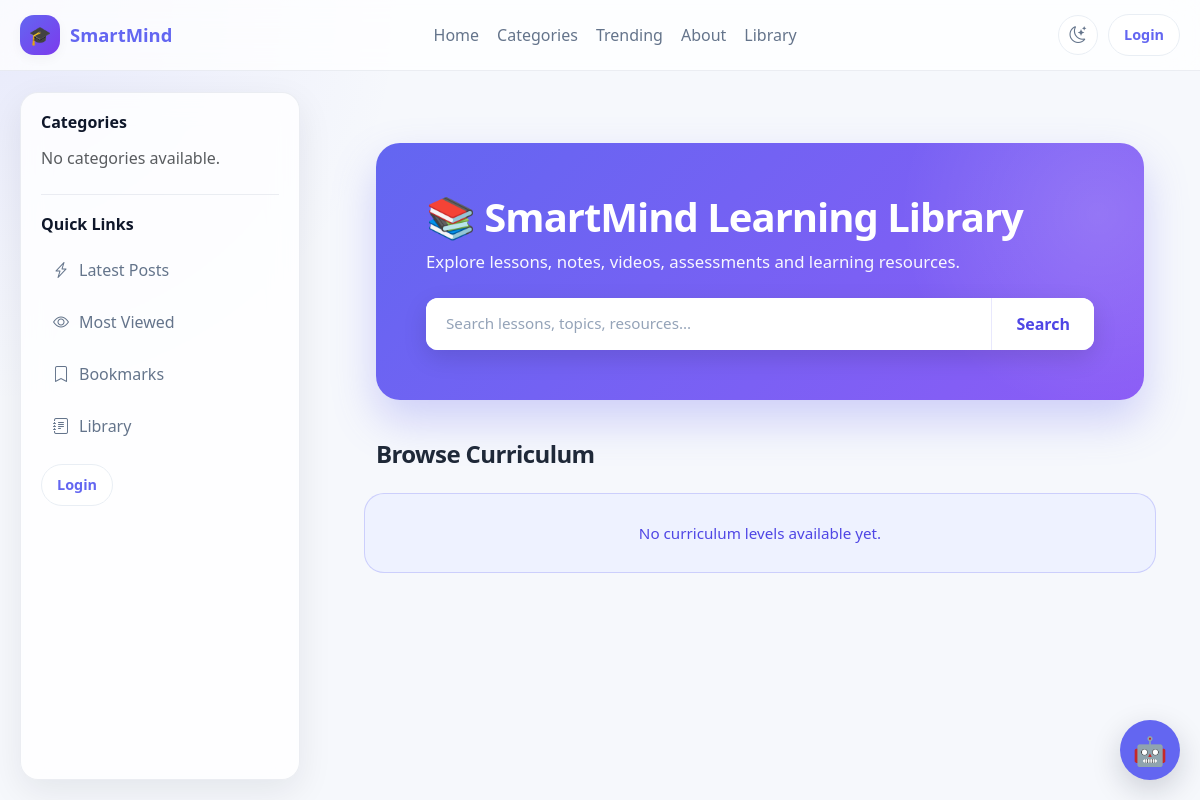
Before: /library/ (signed in) with the older database file.
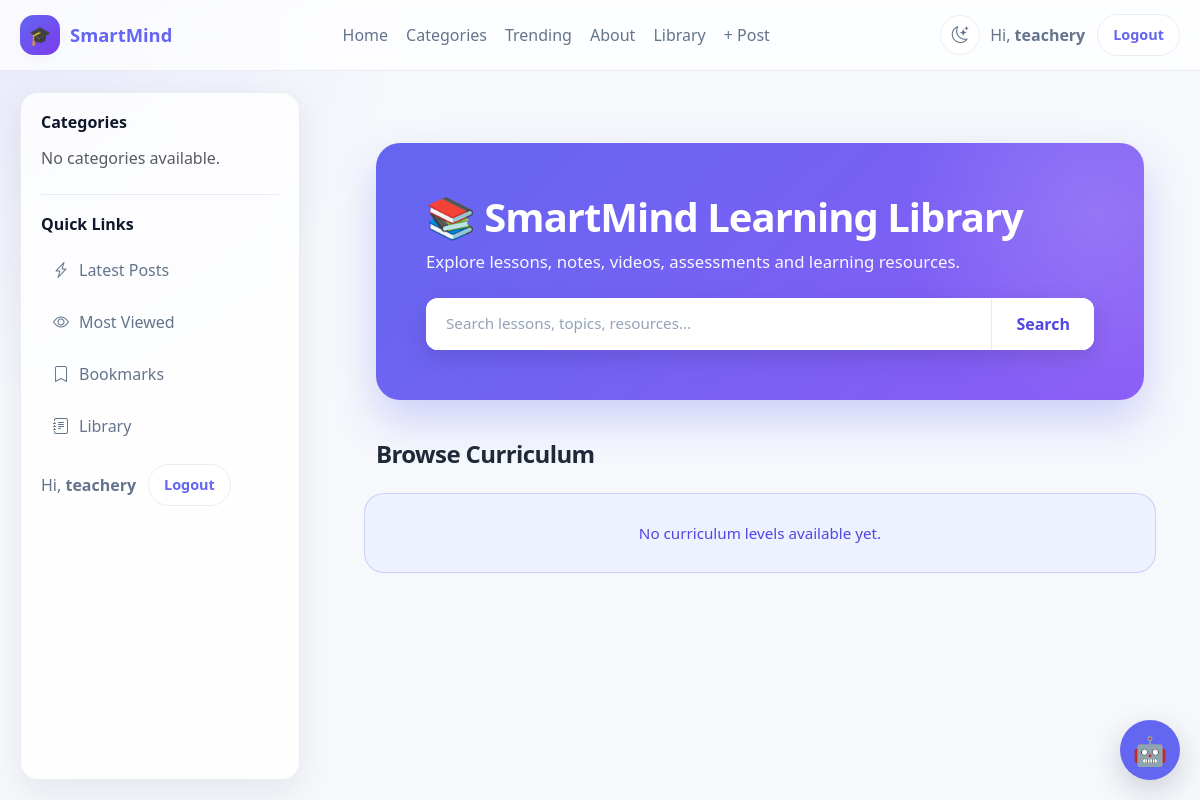
After: the same page with the newer database file.
### accounts/models.py (models this page shows, shortened)
class User(AbstractUser):
    ROLE_CHOICES = [
        ("school_admin", "School Admin"),
        ("teacher", "Teacher"),
        ("student", "Student"),
        ("parent", "Parent"),
    ]
    role = models.CharField(
        max_length=20,
        choices=ROLE_CHOICES,
        default="student",
        db_index=True,
    )
    school = models.ForeignKey(
        "schools.School",
        on_delete=models.CASCADE,
        related_name="users",
        null=True,
        blank=True,
    )
    school_class = models.ForeignKey(
        "schools.SchoolClass",
        on_delete=models.SET_NULL,
        related_name="students",
        null=True,
        blank=True,
    )
    teacher_role = models.ForeignKey(
        "TeacherRole",
        on_delete=models.SET_NULL,
        null=True,
        blank=True,
        related_name="teachers",
    )
    admission_number = models.CharField(
        max_length=30,
        unique=True,
        blank=True,
        null=True,
        db_index=True,
    )
    employee_number = models.CharField(
        max_length=30,
        unique=True,
        blank=True,
        null=True,
        db_index=True,
    )
    tsc_number = models.CharField(
        max_length=30,
        blank=True,
        null=True,
    )
    phone_number = models.CharField(max_length=20, blank=True)
    profile_picture = models.ImageField(upload_to="profiles/", blank=True, null=True)
    date_of_birth = models.DateField(blank=True, null=True)
    is_verified = models.BooleanField(default=False)
    created_at = models.DateTimeField(default=timezone.now)
    updated_at = models.DateTimeField(auto_now=True)
    is_approved = models.BooleanField(
        default=False,
        db_index=True,
        help_text=(
            "False for teacher/parent/school_admin until a superadmin approves. "
            "Students are auto-approved in clean()."
        ),
    )
    approval_requested_at = models.DateTimeField(default=timezone.now)
    approved_by = models.ForeignKey(
        "self",
        null=True,
        blank=True,
        on_delete=models.SET_NULL,
        related_name="approved_users",
    )
    def clean(self):
        super().clean()
        if self.is_superuser:
            return
        role_changed = False
        if self.pk:
            previous = (
                type(self)
                .objects.filter(pk=self.pk)
                .values_list("role", flat=True)
                .first()
            )
            if previous is not None and previous != self.role:
                role_changed = True
        if self.role == "student":
            self.is_approved = True
            self.approved_by = None
        elif not self.pk or role_changed:
            self.is_approved = False
            self.approved_by = None
            self.approval_requested_at = timezone.now()
        if self.role == "teacher":
            if not self.employee_number:
                raise ValidationError(
                    {"employee_number": "Teachers must have an employee number."}
                )
            if not self.teacher_role:
                raise ValidationError(
                    {"teacher_role": "Teachers must have a teacher role."}
                )
        if self.role == "student" and not self.admission_number:
            raise ValidationError(
                {"admission_number": "Students must have an admission number."}
            )
        if self.role != "teacher":
            self.teacher_role = None

### library/views.py (the view)
# urls.py: path("", views.library_home, name="home"),
def library_home(request):
    levels = (
    Level.objects
    .prefetch_related(
        "classes",
    )
    .order_by("order")
)
    return render(
        request,
        "library/home.html",
        {
            "levels": levels,
        },
    )

### library/templates/library/home.html (shortened to what this page needs)
{% extends 'base.html' %}
{% load static %}
{% block content %}
<div class="library-hero-page">
    <div class="container py-4">
        <div class="library-hero">
            <h1>📚 SmartMind Learning Library</h1>
            <p>Explore lessons, notes, videos, assessments and learning resources.</p>
            <form method="GET" action="{% url 'library:resource_list' %}">
                <div class="input-group mt-4">
                    <input
                        type="text"
                        name="q"
                        class="form-control"
                        placeholder="Search lessons, topics, resources..."
                    >
                    <button class="btn btn-light px-4">
                        Search
                    </button>
                </div>
            </form>
        </div>
        <h3 class="fw-bold mb-4">
            Browse Curriculum
        </h3>
        <div class="row">
            {% for level in levels %}
            <div class="col-12 col-md-4 mb-4">
                <div class="card level-card">
                    <div class="level-header">
                        <h4>🎓 {{ level.name }}</h4>
                        <p class="mb-0">{{ level.classes.count }} Classes</p>
                    </div>
                    <div class="level-body">
                        <p class="text-muted">
                            Choose your class to begin learning.
                        </p>
                        <div>
                            {% for cls in level.classes.all %}
                            <a href="{% url 'library:class_detail' cls.id %}"
                               class="class-badge text-decoration-none">
                                {{ cls.name }}
                            </a>
                            {% empty %}
                            <p>No classes added.</p>
                            {% endfor %}
                        </div>
                        <a href="{% url 'library:level_detail' level.id %}"
                           class="btn btn-primary w-100 mt-4">
                            View Level
                        </a>
                    </div>
                </div>
            </div>
            {% empty %}
            <div class="alert alert-info">
                No curriculum levels available yet.
            </div>
            {% endfor %}
        </div>
    </div>
</div>
{% endblock %}

### blog/templates/base.html (shortened to what the changed rows need)
{% load static %}
<!DOCTYPE html>
<html lang="en" data-theme="light">
<head>
    <link href="https://cdn.jsdelivr.net/npm/bootstrap@5.3.7/dist/css/bootstrap.min.css" rel="stylesheet">
    <link rel="stylesheet" href="https://cdn.jsdelivr.net/npm/bootstrap-icons@1.11.3/font/bootstrap-icons.min.css">
    <link rel="stylesheet" href="{% static 'smartmind_ai/chatbot.css' %}">
    <link rel="stylesheet" href="{% static 'django_ckeditor_5/dist/styles.css' %}">
    <link rel="stylesheet" href="{% static 'css/comments.css' %}">
</head>
<body>
<div class="site-shell">
    <header class="site-navbar">
        <div class="nav-inner">
            <nav class="nav-links" aria-label="Main navigation">
                {% if user.is_authenticated %}
                    <a href="{% url 'dashboard' %}">Home</a>
                {% else %}
                    <a href="{% url 'blog:home' %}">Home</a>
                {% endif %}
                <a href="#">Categories</a>
                <a href="#">Trending</a>
                <a href="#">About</a>
                <a href="{% url 'library:home' %}">Library</a>
                {% if user.is_authenticated %}
                    {% if user.is_superuser or user.role == "school_admin" or user.role == "teacher" %}
                        <a href="{% url 'blog:add_post' %}">+ Post</a>
                    {% endif %}
                {% endif %}
            </nav>
            <div class="nav-actions">
                <div class="user-box">
                    {% if user.is_authenticated %}
                        <span>Hi, <strong>{{ user.username }}</strong></span>
                        <form action="{% url 'logout' %}" method="post" class="m-0">
                            <button type="submit" class="btn-pill">Logout</button>
                        </form>
                    {% else %}
                        <a href="{% url 'login' %}" class="btn-pill">Login</a>
                    {% endif %}
                </div>
            </div>
        </div>
    </header>
    <div class="layout">
        <aside class="sidebar d-none d-lg-block">
            <div class="sidebar-section">
                <div class="user-box mt-3">
                    {% if user.is_authenticated %}
                        <span>Hi, <strong>{{ user.username }}</strong></span>
                        <form action="{% url 'logout' %}" method="post" class="m-0">
                            <button type="submit" class="btn-pill">Logout</button>
                        </form>
                    {% else %}
                        <a href="{% url 'login' %}" class="btn-pill">Login</a>
                    {% endif %}
                </div>
            </div>
        </aside>
        <main>
            <div class="content-wrap">
                {% block content %}{% endblock %}
            </div>
        </main>
    </div>
</div>
</body>
</html>

Changed rows visible on the page:
now on this page (row edited): User: username "teachery"
Other visible differences:
text no longer shown: "Login Login"
text now shown: "+ Post Hi, Logout Hi, Logout"
